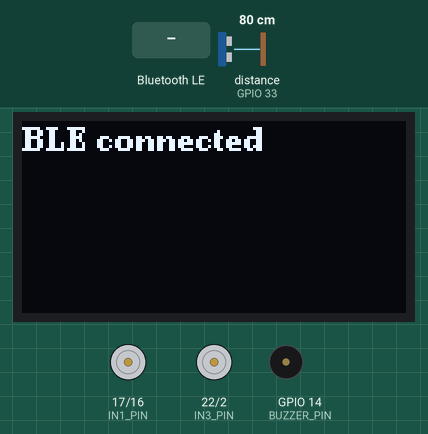
The program below on a simulated ESP32. On the bench: 128×64 one-colour display, motor-driver pin pairs drawn as motors (green arrow = first pin HIGH = forward, orange = second pin HIGH = backward, longer = more drive, scaled by the enable pin), buzzer (waves = sounding). Wiring (inferred from the names in the program): ultrasonic range finder: trigger GPIO 32; echo GPIO 33. The inputs (shaded band) are chosen by the test bench; at power-on: distance to the obstacle (sensor on GPIO 33) 80 cm. The echo pulse lasts 58.3 µs per cm; nothing arrives over Bluetooth unless stated; a phone connects over Bluetooth LE 3 s after start; what the program prints to the serial monitor is not drawn.

Above: at 3.7 s.
3.8 s: Bluetooth LE write "start" received
At 5.0 s:
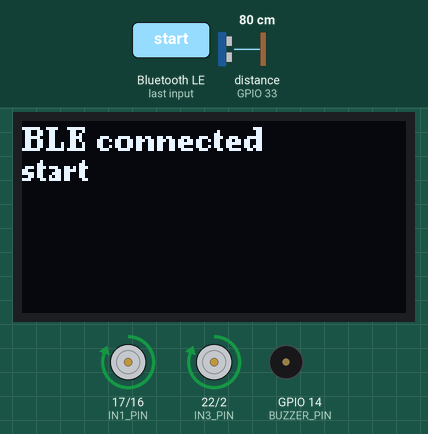
5.3 s: Bluetooth LE write "m1f" received
At 6.9 s:
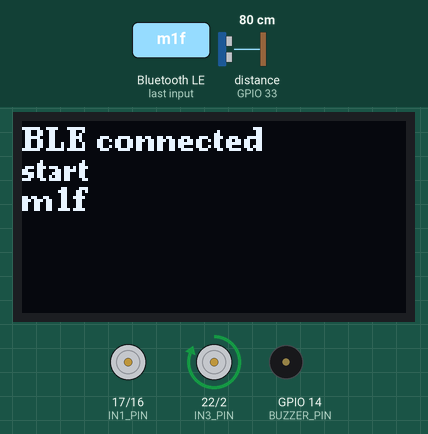
7.8 s: Bluetooth LE write "m1b" received
At 9.1 s:
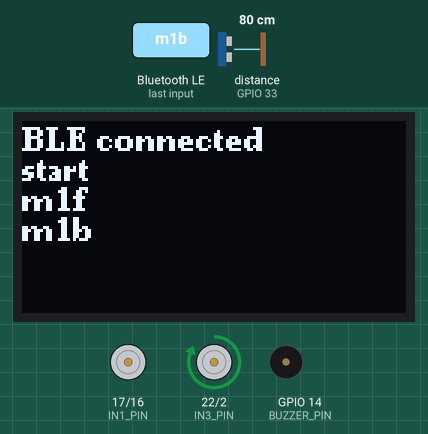
10.3 s: Bluetooth LE write "START OTA UPDATE" received
At 11.0 s:
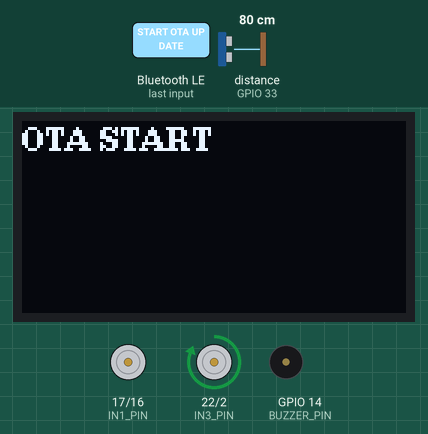
11.8 s: Bluetooth LE write "m2f" received
At 13.1 s:
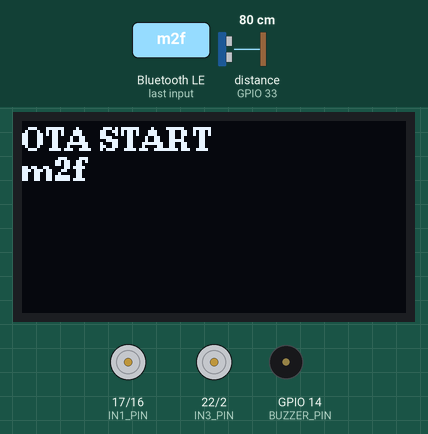
14.3 s: Bluetooth LE write "m2b" received
At 16.5 s:
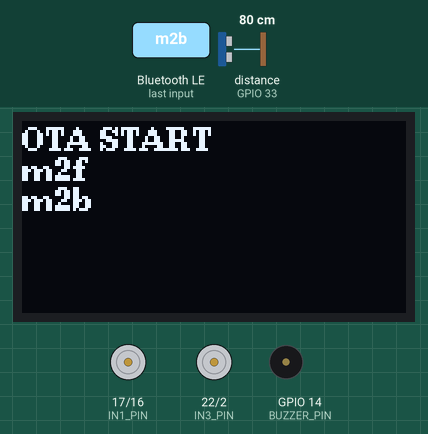
Timing chart, 0 to 17.8 s (numbered marks = the images above; inputs shaded):
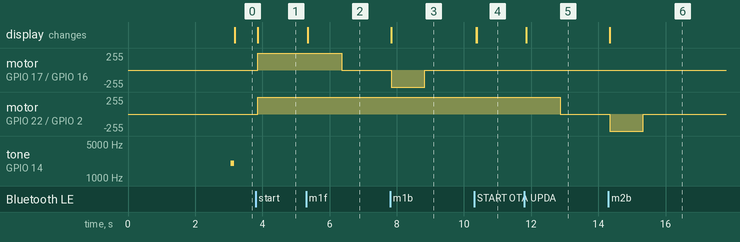

Measured:
- after the input at 3.8 s, motor on GPIO 17 (IN1_PIN) / GPIO 16 (IN2_PIN), motor on GPIO 22 (IN3_PIN) / GPIO 2 (IN4_PIN): stopped → forward 255/255 after 0.06 s; the display: changes after 0.06 s (image 1)
- after the input at 5.3 s, motor on GPIO 17 (IN1_PIN) / GPIO 16 (IN2_PIN): forward 255/255 → stopped after 1.1 s; the display: changes after 0.06 s (image 2)
- after the input at 7.8 s, motor on GPIO 17 (IN1_PIN) / GPIO 16 (IN2_PIN): stopped → backward 255/255 at once, → stopped 1.0 s later; the display: changes at once (image 3)
- after the input at 10.3 s, the display: first changes after 0.06 s (image 4 shows a later state)
- after the input at 11.8 s, motor on GPIO 22 (IN3_PIN) / GPIO 2 (IN4_PIN): forward 255/255 → stopped after 1.1 s; the display: changes after 0.06 s (image 5)
- after the input at 14.3 s, motor on GPIO 22 (IN3_PIN) / GPIO 2 (IN4_PIN): stopped → backward 255/255 at once, → stopped 1.0 s later; the display: changes at once (image 6)

The program:

main.cpp
```cpp
#include <U8g2lib.h>
#include "motor_and_buzzer_functions.h"

U8G2_SH1106_128X64_NONAME_F_4W_HW_SPI u8g2(U8G2_R0, OLED_CS, OLED_DC, OLED_RST);

void setup() {
    Serial.begin(115200);
    Serial.println("Starting BLE work!");

    OLEDsetup(); // Setting up OLED display

    pinMode(TRIG_PIN, OUTPUT);
    pinMode(ECHO_PIN, INPUT);
    pinMode(BUZZER_PIN, OUTPUT);
    digitalWrite(BUZZER_PIN, LOW); // Ensure buzzer is off at the start

    BLEsetup(); // Setting up BLE
    setupMotorPins(); // Setting up motor pins
}

void loop() {
    handleLoopOperations();  // Handling loop operations defined in the "motor_and_buzzer_functions.cpp" file
}
```

motor_and_buzzer_functions.h
```cpp
#ifndef MOTOR_AND_BUZZER_FUNCTIONS_H
#define MOTOR_AND_BUZZER_FUNCTIONS_H
#include <string>
#include <BLEDevice.h>
#include <BLEUtils.h>
#include <BLEServer.h>
#include <U8g2lib.h>


// Motor 1 control pins
#define ENA_PIN 19
#define IN1_PIN 17
#define IN2_PIN 16

#define BUZZER_PIN 14  // Define the buzzer pin

// Ultrasound Sensor pins
#define TRIG_PIN 32
#define ECHO_PIN 33

// Motor 2 control pins
#define ENB_PIN 21
#define IN3_PIN 22
#define IN4_PIN 2

//  SH1106 SPI JK-130-12864-B OLED setup using SPI
#define OLED_SCK 18   // Connect to SPI SCK of OLED out
#define OLED_MOSI 23  // Connect to SDA of OLED out
#define OLED_RST 5   // Connect to RST of OLED out
#define OLED_DC  12   // Connect to DC of OLED out
#define OLED_CS  15   // Connect to CS of OLED out

#define LINE_HEIGHT 10  // Height of a line on the OLED
#define MAX_LINES 5     // Assuming the OLED can display 5 lines. Adjust as needed.
#define MESSAGE_LENGTH 20

void displayOnOLED(const char* message);
void forwardMotorA();
void backwardMotorA();
void stopMotorA();
void forwardMotorB();
void backwardMotorB();
void stopMotorB();
void beepOnce();
void beepTwice();
float getDistance();
void distanceBuzzerAlert();
void setupMotorPins();
void BLEsetup();
void OLEDsetup();
void updateFirmware(const std::string& rxValue);


void handleBLECommand(const std::string &command);
void handleLoopOperations();

#endif
```

motor_and_buzzer_functions.cpp
```cpp
#include <Arduino.h>
#include <Update.h>
#include <U8g2lib.h>
#include "motor_and_buzzer_functions.h"

#define SERVICE_UUID        "4fafc201-1fb5-459e-8fcc-c5c9c331914b"
#define CHARACTERISTIC_UUID "beb5483e-36e1-4688-b7f5-ea07361b26a8"
int receivedChecksum = 0; // To store the received checksum
int calculatedChecksum = 0; // To store the calculated checksum
bool isReceiving = false;

extern U8G2_SH1106_128X64_NONAME_F_4W_HW_SPI u8g2;  // Declare the OLED object as external as it's assumed to be defined elsewhere

static int currentLine = 0;  // Current line on the OLED
static char messages[MAX_LINES][MESSAGE_LENGTH];


class MyCallbacks: public BLECharacteristicCallbacks {
    void onWrite(BLECharacteristic *pCharacteristic) {
        std::string rxValue = pCharacteristic->getValue();

        Serial.print("Received rxValue: ");
        Serial.println(rxValue.c_str());
        displayOnOLED(rxValue.c_str());
        handleBLECommand(rxValue);  // Handle the BLE command

        if (rxValue == "START OTA UPDATE") {
          Serial.println("Received Start OTA Update command.");
          displayOnOLED("OTA START");
          isReceiving = true; // Set the flag to true to start receiving packets
          return;
        }

        if(isReceiving) updateFirmware(rxValue);
    }
};


class MyServerCallbacks: public BLEServerCallbacks {
    void onConnect(BLEServer* pServer) {
        Serial.println("BLE connected");
        beepOnce();
        displayOnOLED("BLE connected");
    }

    void onDisconnect(BLEServer* pServer) {
        Serial.println("BLE disconnected");
        beepTwice();
        displayOnOLED("BLE disconnected");
        BLEDevice::startAdvertising(); // start advertising when client disconnects
    }
};


 void updateFirmware(const std::string& rxValue) {
    if(rxValue == "END_OF_TRANSMISSION") {
      Serial.println("Received End of Transmission Signal.");
      isReceiving = false;
      displayOnOLED("Firmware Download Done!");

      if(receivedChecksum != calculatedChecksum) {
        Serial.println("Checksum mismatch. Update aborted.");
        Update.abort();
      } else {
        Serial.println("Checksum matched!! Update running..");
        displayOnOLED("Checksum Matched");

        if(Update.end(true)) {
          displayOnOLED("Firmware Update Done");
          Serial.println("Update Success: Rebooting...");
          ESP.restart();
        } else {
          Serial.println("Update Error Occurred: Error #: " + String(Update.getError()));
        }
      }


    } else if(rxValue.substr(0,8) == "CHECKSUM") {
      receivedChecksum = std::stoi(rxValue.substr(9));
      Serial.println("Received checksum: " + String(receivedChecksum));


    } else {
      if(!Update.isRunning() && !Update.begin(UPDATE_SIZE_UNKNOWN)) {
        Serial.println("Not enough space to begin OTA");
        Update.abort();
        return;
      }

      for(const auto& c: rxValue) calculatedChecksum += (unsigned char)c;

      if(Update.write((uint8_t*)&rxValue[0], rxValue.length()) != rxValue.length()) {
        Serial.println("Write failed");
        Update.abort();
      } else {
        Serial.println("More data needed.");
      }
    }

}


void displayOnOLED(const char* message) {
    if (currentLine >= MAX_LINES) {
        currentLine = 0;
    }

    u8g2.firstPage();
    do {
        u8g2.setFont(u8g2_font_ncenB08_tr);
        // Display previous messages
        for (int i = 0; i < currentLine; i++) {
            u8g2.drawStr(0, i * LINE_HEIGHT + LINE_HEIGHT, messages[i]);
        }
        // Display the new message
        u8g2.drawStr(0, currentLine * LINE_HEIGHT + LINE_HEIGHT, message);
    } while (u8g2.nextPage());

    // Store the new message in the array
    strncpy(messages[currentLine], message, sizeof(messages[currentLine]) - 1);
    currentLine++;
}

void OLEDsetup() {
    u8g2.begin();
    u8g2.setFont(u8g2_font_ncenB08_tr);
    u8g2.firstPage();
    do {
        u8g2.drawStr(0, 30, "Hello SAMSUNG");
    } while (u8g2.nextPage());
}


void BLEsetup() {
    Serial.println("Starting BLE work!");
    BLEDevice::init("ESP32_BLE");
    BLEServer *pServer = BLEDevice::createServer();
    pServer->setCallbacks(new MyServerCallbacks()); // Set server callbacks

    BLEService *pService = pServer->createService(SERVICE_UUID);
    BLECharacteristic *pCharacteristic = pService->createCharacteristic(
                                         CHARACTERISTIC_UUID,
                                         BLECharacteristic::PROPERTY_READ |
                                         BLECharacteristic::PROPERTY_WRITE
                                       );

    pCharacteristic->setCallbacks(new MyCallbacks());

    pCharacteristic->setValue("Hello World, this is JY's BLE");
    pService->start();

    BLEAdvertising *pAdvertising = BLEDevice::getAdvertising();
    pAdvertising->addServiceUUID(SERVICE_UUID);
    pAdvertising->setScanResponse(true);
    pAdvertising->setMinPreferred(0x06);
    pAdvertising->setMinPreferred(0x12);

    BLEAdvertisementData advertisementData = BLEAdvertisementData();
    advertisementData.setName("ESP32_BLE");

    uint8_t payload[5] = { 0xFF, 0xFF, 0x33, 0x44, 0x55 };
    advertisementData.setManufacturerData(std::string(reinterpret_cast<char*>(payload), 5));
    pAdvertising->setAdvertisementData(advertisementData);

    BLEDevice::startAdvertising();
    Serial.println("Characteristic defined! Now you can read/write from your phone!");
}

void forwardMotorA() {
  digitalWrite(IN1_PIN, HIGH);
  digitalWrite(IN2_PIN, LOW);
  analogWrite(ENA_PIN, 255);
}

void backwardMotorA() {
  digitalWrite(IN1_PIN, LOW);
  digitalWrite(IN2_PIN, HIGH);
  analogWrite(ENA_PIN, 255);
}

void stopMotorA() {
  analogWrite(ENA_PIN, 0);
}

void forwardMotorB() {
  digitalWrite(IN3_PIN, HIGH);
  digitalWrite(IN4_PIN, LOW);
  analogWrite(ENB_PIN, 255);
}

void backwardMotorB() {
  digitalWrite(IN3_PIN, LOW);
  digitalWrite(IN4_PIN, HIGH);
  analogWrite(ENB_PIN, 255);
}

void stopMotorB() {
  analogWrite(ENB_PIN, 0);
}

void breakMotorA() {
  digitalWrite(IN1_PIN, LOW);
  digitalWrite(IN2_PIN, LOW);
}

void breakMotorB() {
  digitalWrite(IN3_PIN, LOW);
  digitalWrite(IN4_PIN, LOW);
}


void beepOnce() {
  int frequency = 2000;  // Frequency in Hz, adjust as needed for your buzzer
  int duration = 100;  // Duration in milliseconds

  // Generate a tone on BUZZER_PIN at the specified frequency and duration
  ledcSetup(0, frequency, 8);  // 8-bit resolution
  ledcAttachPin(BUZZER_PIN, 0);
  ledcWrite(0, 128);  // 50% duty cycle
  delay(duration);
  ledcWrite(0, 0);  // Stop the tone
}

void beepTwice() {
  beepOnce();
  delay(200);  // Delay between beeps
  beepOnce();
}

float getDistance() {
  // Clear the trigger
  digitalWrite(TRIG_PIN, LOW);
  delayMicroseconds(5);

  // Send a 10 microsecond pulse
  digitalWrite(TRIG_PIN, HIGH);
  delayMicroseconds(10);
  digitalWrite(TRIG_PIN, LOW);

  // Read the echo pulse duration in microseconds
  long duration = pulseIn(ECHO_PIN, HIGH, 25000);  // 25ms timeout

  // Calculate the distance (in centimeters) based on the speed of sound.
  float distance = (duration / 2.0) * 0.0343;

  Serial.print("Distance: ");
  Serial.print(distance);
  Serial.println(" cm");

  return distance;
}

void setupMotorPins() {
  pinMode(ENA_PIN, OUTPUT);
  pinMode(IN1_PIN, OUTPUT);
  pinMode(IN2_PIN, OUTPUT);

  pinMode(ENB_PIN, OUTPUT);
  pinMode(IN3_PIN, OUTPUT);
  pinMode(IN4_PIN, OUTPUT);
}

void handleBLECommand(const std::string &rxValue) {
    if (rxValue == "start") {
        forwardMotorA();
        forwardMotorB();
    } else if (rxValue == "m1f") {
        forwardMotorA();
        delay(1000);
        stopMotorA();
    } else if (rxValue == "m1b") {
        backwardMotorA();
        delay(1000);
        stopMotorA();
    } else if (rxValue == "m2f") {
        forwardMotorB();
        delay(1000);
        stopMotorB();
    } else if (rxValue == "m2b") {
        backwardMotorB();
        delay(1000);
        stopMotorB();
    } else if (rxValue == "slow") {
        analogWrite(ENA_PIN, 100);  // 10% speed
        analogWrite(ENB_PIN, 100);  // 10% speed
        delay(1000);
        stopMotorB();
        stopMotorA();
    } else if (rxValue == "fast") {
        analogWrite(ENA_PIN, 255);  // 100% speed
        analogWrite(ENB_PIN, 255);  // 100% speed
        delay(500);
        stopMotorB();
        stopMotorA();
    } else if (rxValue == "dist") {
        float distance = getDistance();
        char message[MESSAGE_LENGTH];
        snprintf(message, sizeof(message), "dist = %.2f cm", distance);
        displayOnOLED(message);
    }


}

void handleLoopOperations() {
    float distance = getDistance();

    if (distance >= 0 && distance < 10) {
        beepOnce();
        breakMotorA();
        breakMotorB();
        delay(50);  // Reduced this delay
    } else if (distance >= 10) {
        delay(20);
    }
}
```
